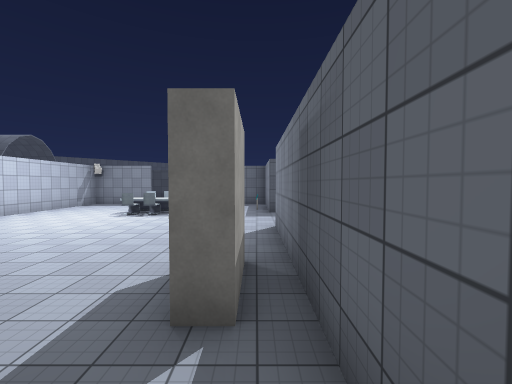
[1] (above)

24 first-person views from a walk through a Unity game level. The camera is 1.2 m above the floor, tilts 2° down and sees 90° across. The floor is counted in squares, 2 m on a side. Each view is taken from the middle of a square. On the plan, view 1 faces up. The plan holds only what a view shows up to about 9 squares ahead; the rest is blank. The place goes on beyond the plan. Some surface patterns are stand-ins.

[2]
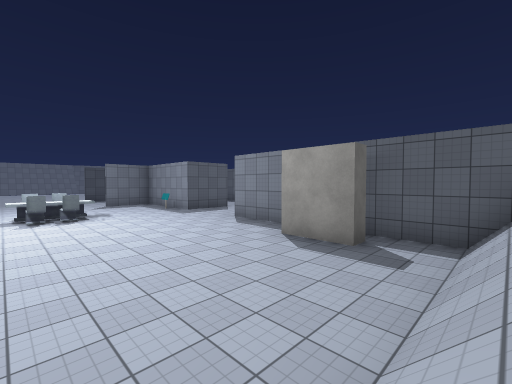

[3]
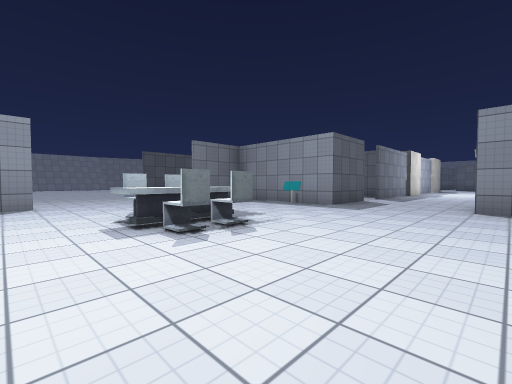

[4]
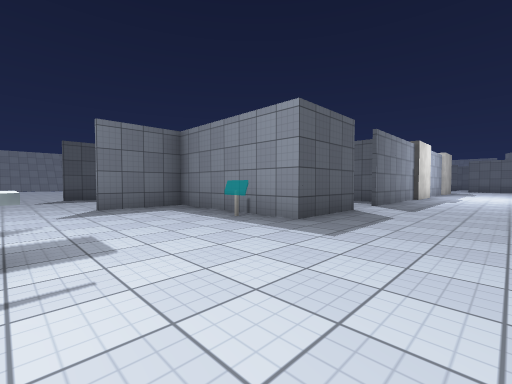

[5]
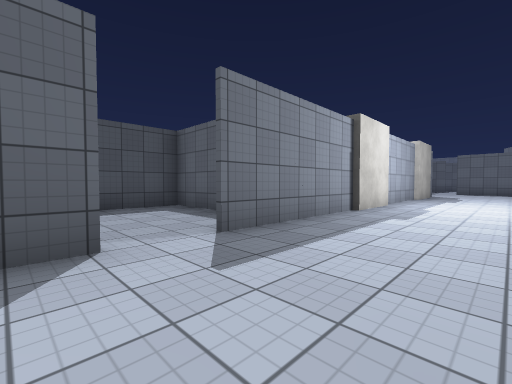

[6]
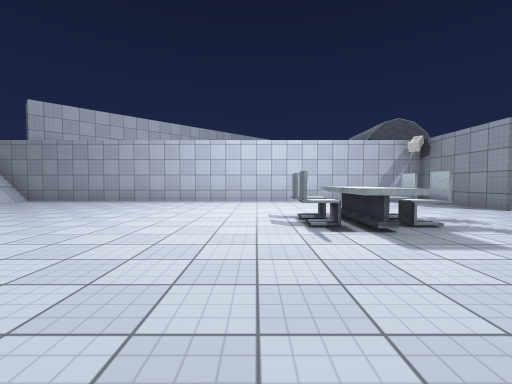

[7]
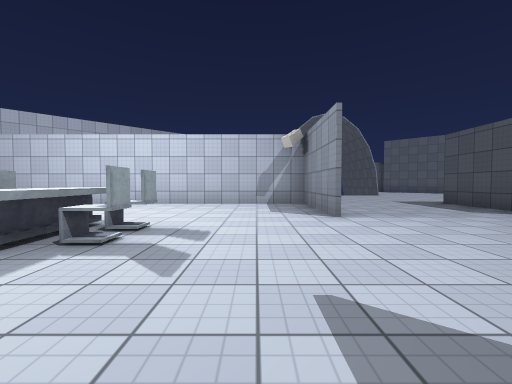

[8]
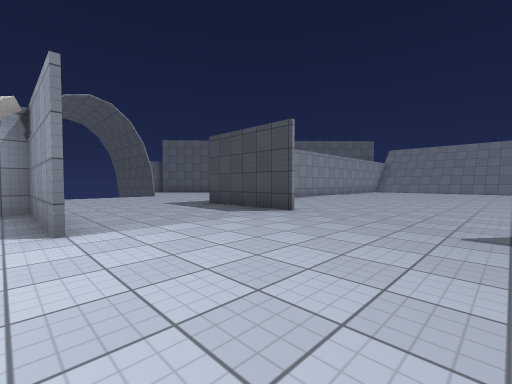

[9]
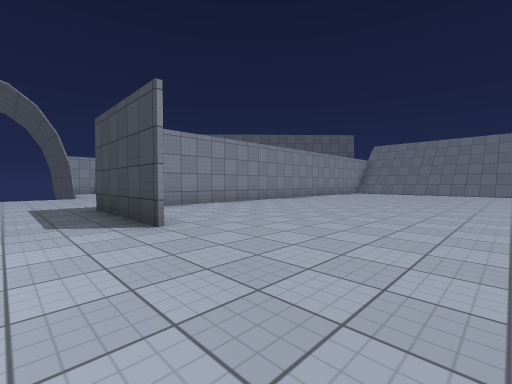

[10]
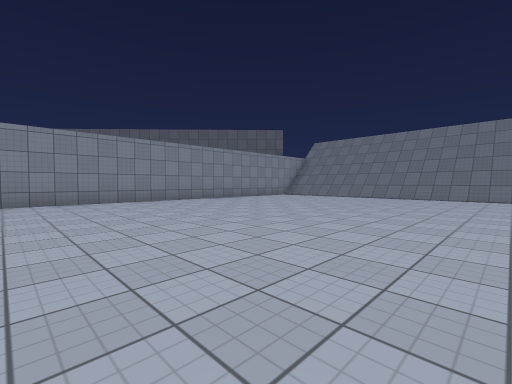

[11]
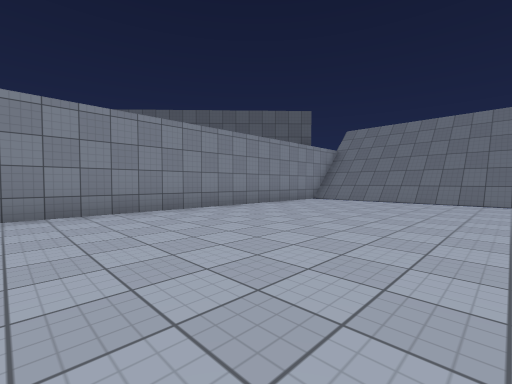

[12]
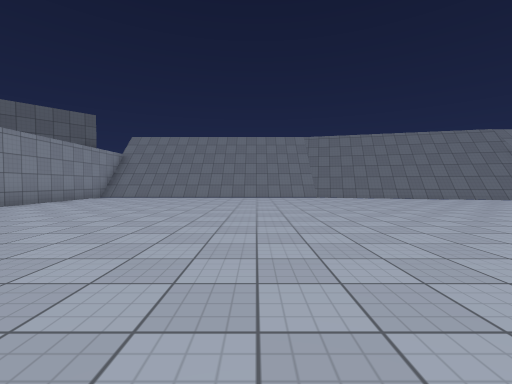

[13]
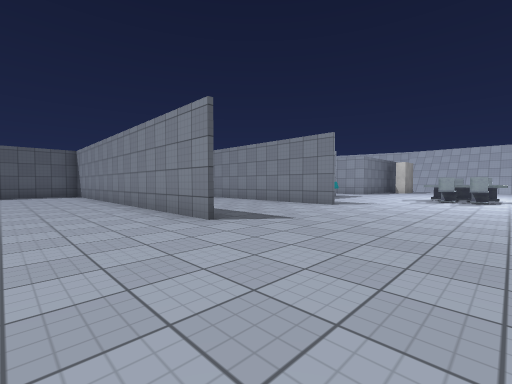

[14]
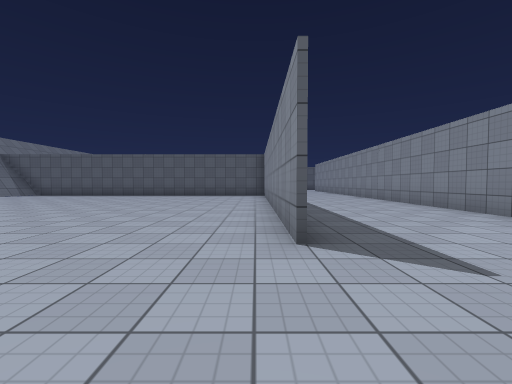

[15]
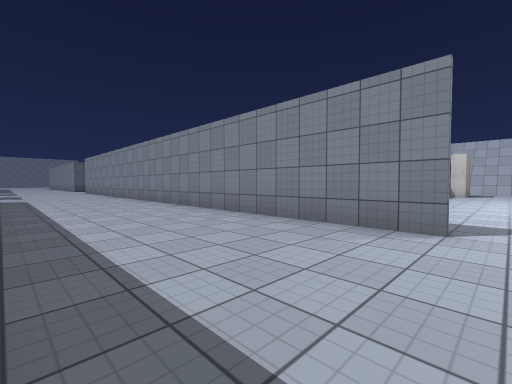

[16]
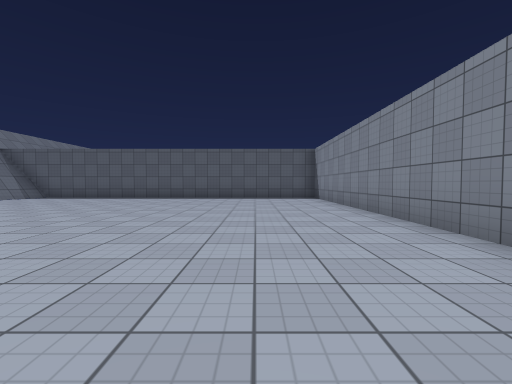

[17]
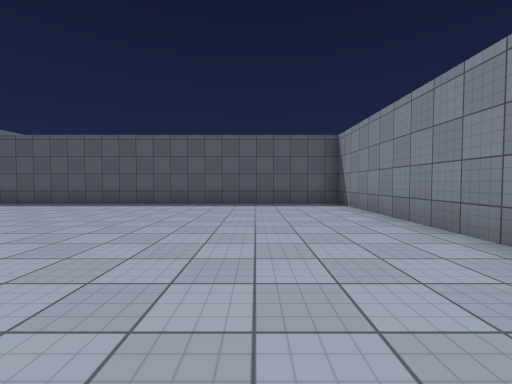

[18]
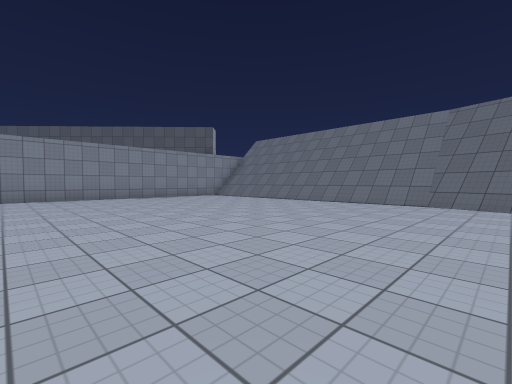

[19]
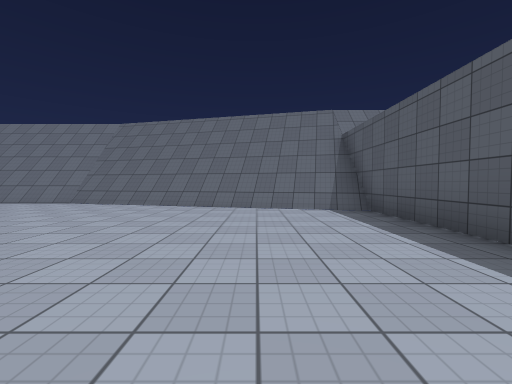

[20]
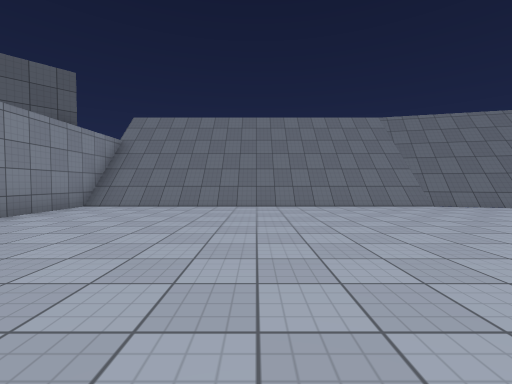

[21]
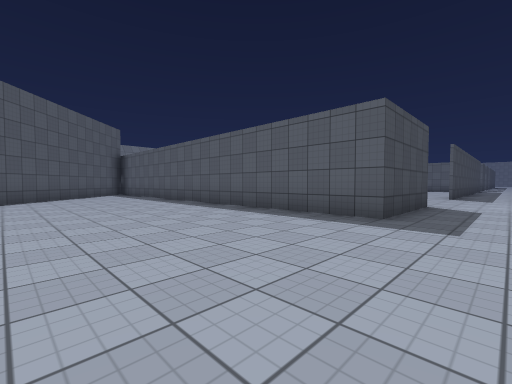

[22]
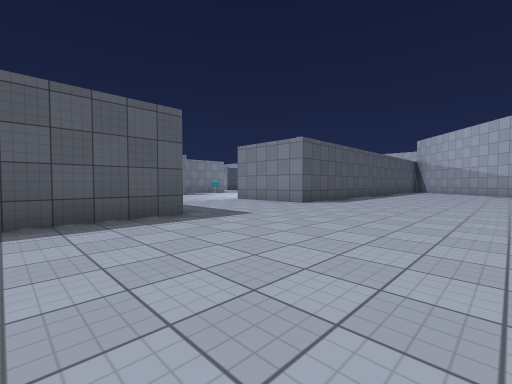

[23]
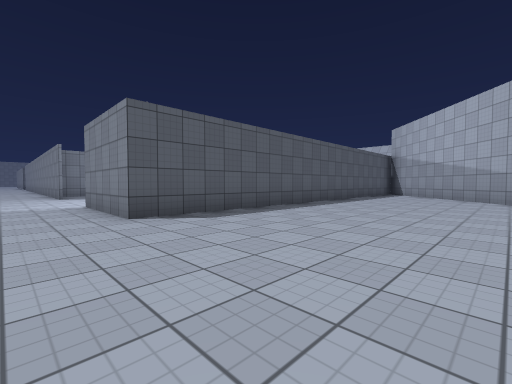

[24]
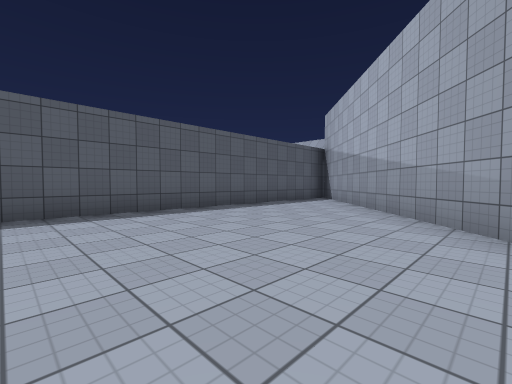

### Floor plan
Key: @ floor where view 1 was taken; # wall or solid block; . floor; / step, stairs or slope; = window, fence, low wall or low ledge; ^ raised ledge; v drop or lower ground; C chair; T table; O other object.
Columns run from 14 left of view 1 to 14 right of it. Each row starts with its distance up from view 1.
 33       /////////=^#
 32      #/////////=##  #^=
 31      #/////////#### #v
 30      ##..........#####v
 29       #..............##
 28       #...............#
 27  ##.  #...............#
 26  #... #...............#
 25  .....#...............#
 24  .....#...............#
 23  .....#...............#
 22  .....#...............#
 21  .....#...............#
 20  .....#...............#
 19  .....#...............#
 18  .....###....###########
 17  ........................
 16  ........................
 15  .......................
 14  ......................
 13  .....###....#########
 12  .....#........# ...#
 11  .....#.......O# ...#
 10 ......#..TCC...##.########
  9 ......#...C.................
  8 ......#......................
  7 ......#......................
  6 #.....#........#
  5 ##....#........#
  4  ##...#........#
  3   ##..#......#.#
  2    ##.#......#.#
  1      ##. ......#
  0      #/  /////@#

Where each view was taken, in squares from view 1:
view 1: 0 up, 0 right, facing up
view 2: 0 up, 5 left, facing up-right
view 3: 6 up, 6 left, facing up-right
view 4: 7 up, 3 left, facing up-right
view 5: 7 up, 2 right, facing up-right
view 6: 8 up, 0 right, facing left
view 7: 12 up, 1 left, facing left
view 8: 13 up, 2 left, facing up-left
view 9: 16 up, 2 left, facing up-left
view 10: 20 up, 0 right, facing up-left
view 11: 22 up, 3 left, facing up-left
view 12: 20 up, 2 left, facing up
view 13: 20 up, 5 left, facing down-right
view 14: 18 up, 4 left, facing right
view 15: 17 up, 2 left, facing down-right
view 16: 20 up, 2 left, facing right
view 17: 20 up, 1 right, facing right
view 18: 23 up, 2 right, facing up-left
view 19: 23 up, 6 right, facing up
view 20: 24 up, 4 left, facing up
view 21: 16 up, 13 left, facing up-right
view 22: 20 up, 13 left, facing down-right
view 23: 15 up, 13 left, facing down-right
view 24: 10 up, 14 left, facing down-right
